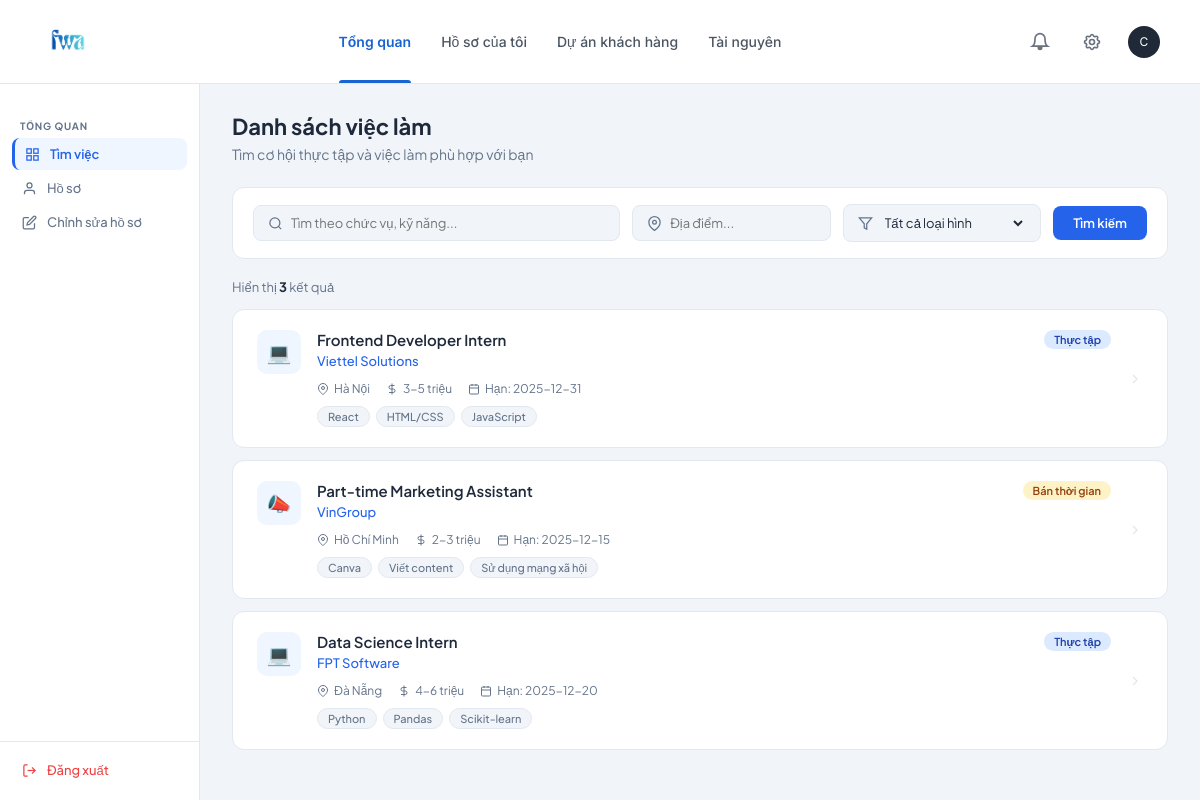
The page /jobs (signed in) on the database its author committed.
### app.py (models this page shows, shortened)
class Job(db.Model):
    __tablename__ = 'jobs'
    id = db.Column(db.Integer, primary_key=True)
    title = db.Column(db.String(200), nullable=False)
    company = db.Column(db.String(200), nullable=False)
    description = db.Column(db.Text)
    required_skills = db.Column(db.Text)
    salary_range = db.Column(db.String(100))
    location = db.Column(db.String(200))
    job_type = db.Column(db.String(50))
    industry = db.Column(db.String(100))
    application_deadline = db.Column(db.Date)
    apply_url = db.Column(db.String(500))
    source = db.Column(db.String(50))
    created_at = db.Column(db.DateTime, server_default=db.func.now())

### app.py (the view)
    def decorated_function(*args, **kwargs):
        if 'user_id' not in session:
            session['next_url'] = request.url
            return redirect(url_for('login'))
        return f(*args, **kwargs)

### app.py (called while the page is built)
def login_required(f):
    def decorated_function(*args, **kwargs):
        if 'user_id' not in session:
            session['next_url'] = request.url
            return redirect(url_for('login'))
        return f(*args, **kwargs)
    decorated_function.__name__ = f.__name__
    return decorated_function

@app.route('/jobs')
@login_required
def job_list():
    keyword = request.args.get('keyword', '')
    location = request.args.get('location', '')
    job_type = request.args.get('job_type', '')
    query = Job.query
    if keyword:
        query = query.filter(Job.title.contains(keyword) | Job.description.contains(keyword))
    if location:
        query = query.filter(Job.location.contains(location))
    if job_type:
        query = query.filter_by(job_type=job_type)
    jobs = query.order_by(Job.created_at.desc()).all()
    return render_template('job_list.html', jobs=jobs, keyword=keyword, location=location, job_type=job_type)

### templates/job_list.html (shortened to what this page needs)
<!DOCTYPE html>
<html lang="vi">
<head>
</head>
<body>
<nav class="topnav">
  <a href="{{ url_for('job_list') }}" class="nav-logo"><img src="{{ url_for('static', filename='logo.png') }}" alt="Logo" style="height: 56px; vertical-align: middle;"></a>
  <div class="nav-center">
    <a href="{{ url_for('job_list') }}" class="nav-link active">Tổng quan</a>
    <a href="{{ url_for('profile') }}" class="nav-link">Hồ sơ của tôi</a>
    <a href="#" class="nav-link">Dự án khách hàng</a>
    <a href="#" class="nav-link">Tài nguyên</a>
  </div>
  <div class="nav-right">
    <div class="icon-btn" title="Thông báo">
      <svg fill="none" stroke="currentColor" stroke-width="2" viewBox="0 0 24 24" width="20" height="20"><path d="M18 8A6 6 0 006 8c0 7-3 9-3 9h18s-3-2-3-9zm-6 13a2 2 0 01-2-2h4a2 2 0 01-2 2z"></path></svg>
    </div>
    <a href="{{ url_for('edit_profile') }}" class="icon-btn" title="Cài đặt">
    </a>
    <div class="avatar">
      {% if session.get('user_picture') %}<img src="{{ session.get('user_picture') }}">
      {% else %}{{ (session.get('user_name', 'U') or 'U')[0].upper() }}{% endif %}
    </div>
  </div>
</nav>
<div class="app-layout">
  <aside class="sidebar">
    <div class="sidebar-section">
      <span class="sidebar-label">Tổng quan</span>
      <a href="{{ url_for('job_list') }}" class="sidebar-link active">
        <svg width="15" height="15" fill="none" stroke="currentColor" stroke-width="2" viewBox="0 0 24 24"><rect x="3" y="3" width="7" height="7"/><rect x="14" y="3" width="7" height="7"/><rect x="14" y="14" width="7" height="7"/><rect x="3" y="14" width="7" height="7"/></svg>
        Tìm việc
      </a>
      <a href="{{ url_for('profile') }}" class="sidebar-link">
        <svg width="15" height="15" fill="none" stroke="currentColor" stroke-width="2" viewBox="0 0 24 24"><path d="M20 21v-2a4 4 0 0 0-4-4H8a4 4 0 0 0-4 4v2"/><circle cx="12" cy="7" r="4"/></svg>
        Hồ sơ
      </a>
      <a href="{{ url_for('edit_profile') }}" class="sidebar-link">
        <svg width="15" height="15" fill="none" stroke="currentColor" stroke-width="2" viewBox="0 0 24 24"><path d="M11 4H4a2 2 0 0 0-2 2v14a2 2 0 0 0 2 2h14a2 2 0 0 0 2-2v-7"/><path d="M18.5 2.5a2.121 2.121 0 0 1 3 3L12 15l-4 1 1-4 9.5-9.5z"/></svg>
        Chỉnh sửa hồ sơ
      </a>
    </div>
    <div class="sidebar-bottom">
      <a href="{{ url_for('logout') }}" class="sidebar-link" style="color:#ef4444;">
        <svg width="15" height="15" fill="none" stroke="currentColor" stroke-width="2" viewBox="0 0 24 24"><path d="M9 21H5a2 2 0 0 1-2-2V5a2 2 0 0 1 2-2h4"/><polyline points="16 17 21 12 16 7"/><line x1="21" y1="12" x2="9" y2="12"/></svg>
        Đăng xuất
      </a>
    </div>
  </aside>
  <main class="main-content">
    <div class="page-header">
      <h1>Danh sách việc làm</h1>
      <p>Tìm cơ hội thực tập và việc làm phù hợp với bạn</p>
    </div>
    <form method="GET" class="search-card">
      <div class="search-field" style="flex:2">
        <svg width="15" height="15" fill="none" stroke="currentColor" stroke-width="2" viewBox="0 0 24 24"><circle cx="11" cy="11" r="8"/><line x1="21" y1="21" x2="16.65" y2="16.65"/></svg>
        <input type="text" name="keyword" placeholder="Tìm theo chức vụ, kỹ năng..." value="{{ keyword }}">
      </div>
      <div class="search-field">
        <svg width="15" height="15" fill="none" stroke="currentColor" stroke-width="2" viewBox="0 0 24 24"><path d="M21 10c0 7-9 13-9 13s-9-6-9-13a9 9 0 0 1 18 0z"/><circle cx="12" cy="10" r="3"/></svg>
        <input type="text" name="location" placeholder="Địa điểm..." value="{{ location }}">
      </div>
      <div class="search-field">
        <svg width="15" height="15" fill="none" stroke="currentColor" stroke-width="2" viewBox="0 0 24 24"><polygon points="22 3 2 3 10 12.46 10 19 14 21 14 12.46 22 3"/></svg>
        <select name="job_type">
          <option value="">Tất cả loại hình</option>
        </select>
      </div>
      <button type="submit" class="btn-search">Tìm kiếm</button>
    </form>
    {% if jobs %}
    <p class="jobs-count">Hiển thị <strong>{{ jobs|length }}</strong> kết quả</p>
    {% for job in jobs %}
    <a href="{{ url_for('job_detail', job_id=job.id) }}" class="job-card">
      <div class="job-card-icon">
        {% if job.industry == 'IT' %}💻
        {% elif job.industry == 'Marketing' %}📣
        {% elif job.industry == 'Finance' %}💰
        {% else %}🏢{% endif %}
      </div>
      <div class="job-card-body">
        <div class="job-card-top">
          <div>
            <span class="job-title">{{ job.title }}</span>
            <div class="job-company">{{ job.company }}</div>
          </div>
          <span class="job-badge
            {% if job.job_type == 'internship' %}badge-internship
            {% elif job.job_type == 'part-time' %}badge-part-time
            {% else %}badge-full-time{% endif %}">
            {% if job.job_type == 'internship' %}Thực tập
            {% elif job.job_type == 'part-time' %}Bán thời gian
            {% else %}Toàn thời gian{% endif %}
          </span>
        </div>
        <div class="job-meta">
          <span class="job-meta-item">
            <svg width="12" height="12" fill="none" stroke="currentColor" stroke-width="2" viewBox="0 0 24 24"><path d="M21 10c0 7-9 13-9 13s-9-6-9-13a9 9 0 0 1 18 0z"/><circle cx="12" cy="10" r="3"/></svg>
            {{ job.location or 'Không rõ' }}
          </span>
          <span class="job-meta-item">
            <svg width="12" height="12" fill="none" stroke="currentColor" stroke-width="2" viewBox="0 0 24 24"><line x1="12" y1="1" x2="12" y2="23"/><path d="M17 5H9.5a3.5 3.5 0 0 0 0 7h5a3.5 3.5 0 0 1 0 7H6"/></svg>
            {{ job.salary_range or 'Thỏa thuận' }}
          </span>
          {% if job.application_deadline %}
          <span class="job-meta-item">
            <svg width="12" height="12" fill="none" stroke="currentColor" stroke-width="2" viewBox="0 0 24 24"><rect x="3" y="4" width="18" height="18" rx="2" ry="2"/><line x1="16" y1="2" x2="16" y2="6"/><line x1="8" y1="2" x2="8" y2="6"/><line x1="3" y1="10" x2="21" y2="10"/></svg>
            Hạn: {{ job.application_deadline }}
          </span>
          {% endif %}
        </div>
        {% if job.required_skills %}
        <div class="job-skills">
          {% for skill in job.required_skills.split(',')[:4] %}
          <span class="skill-tag">{{ skill.strip() }}</span>
          {% endfor %}
        </div>
        {% endif %}
      </div>
      <svg class="job-card-arrow" width="16" height="16" fill="none" stroke="currentColor" stroke-width="2" viewBox="0 0 24 24"><polyline points="9 18 15 12 9 6"/></svg>
    </a>
    {% endfor %}
    {% else %}
    <div class="empty-state">
      <p>Không tìm thấy công việc phù hợp. Thử thay đổi bộ lọc tìm kiếm.</p>
    </div>
    {% endif %}
  </main>
</div>
</body>
</html>

### rows shown on the page
Job: title "Frontend Developer Intern", company "Viettel Solutions", job_type "Thực tập", location "Hà Nội", salary_range "3-5 triệu", application_deadline "2025-12-31", strip "React" "HTML/CSS" "JavaScript"
Job: title "Part-time Marketing Assistant", company "VinGroup", job_type "Bán thời gian", location "Hồ Chí Minh", salary_range "2-3 triệu", application_deadline "2025-12-15", strip "Canva" "Viết content" "Sử dụng mạng xã hội"
Job: title "Data Science Intern", company "FPT Software", job_type "Thực tập", location "Đà Nẵng", salary_range "4-6 triệu", application_deadline "2025-12-20", strip "Python" "Pandas" "Scikit-learn"

### other values the page prints
{{ (session.get('user_name', 'U') or 'U')[0].upper() }} "C"
{{ jobs|length }} "3"
